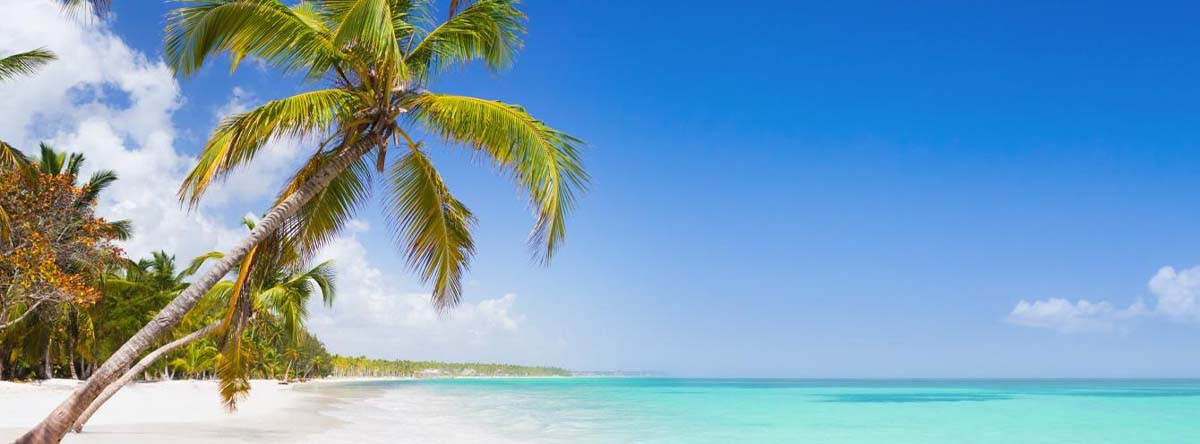
#> input picture beach.jpg, 1200 x 444 px
$ jupyter execute ImageDiff3.ipynb   (shell and % lines are left out)
#> lines starting #> are read from the running program, lines starting #| are printed output that depends on the picture; after the words box and inside, x2 and y2 are one past the last pixel; in counts of white or black regions, pixels touching at a corner belong together
# Extract the difference between two images

[cell 1]
import matplotlib.pyplot as plt
import matplotlib.patches as patches
from PIL import Image, ImageFile
import cv2
import numpy as np
import pandas as pd

[cell 2]
img1 = "beach.jpg"
img2 = "beach2.jpg"
img3 = "space.jpg"

def plotit (img):
    plt.figure(figsize = (15,8))
    plt.imshow(img,cmap = 'gray')
    plt.show()

[cell 3]
image1 = plt.imread(img1)
#> image1 is the input picture: shape (444, 1200, 3); mean R, G, B 120.4, 159.9, 187.4
plotit (image1)

[cell 4]
image1 = cv2.cvtColor(image1, cv2.COLOR_BGR2GRAY)
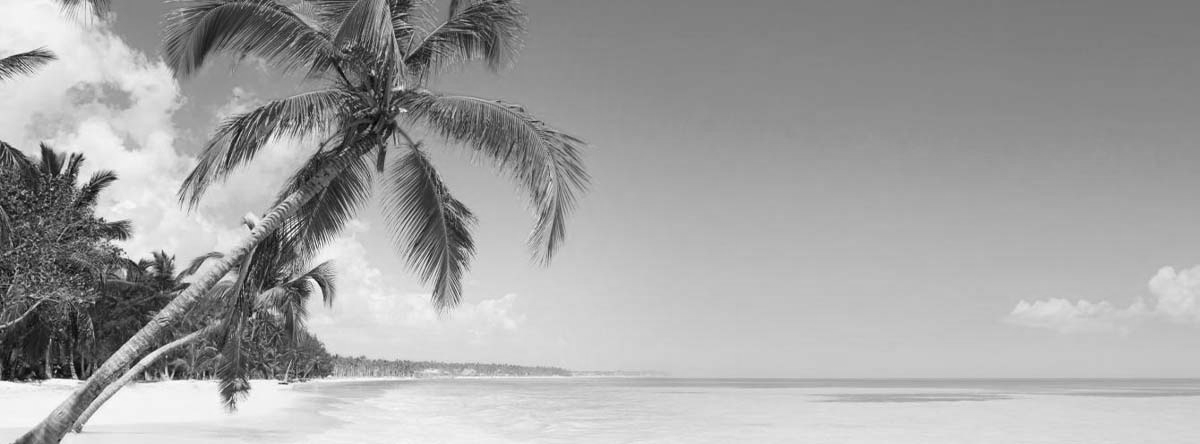
#> image1: shape (444, 1200); min 2, max 254, mean 163.6
height, width = image1.shape
#> height = 444; width = 1200
plotit (image1)

[cell 5]
image1.shape
#> Out = (444, 1200)

[cell 6]
image1

[cell 7]
image2 = plt.imread(img2)
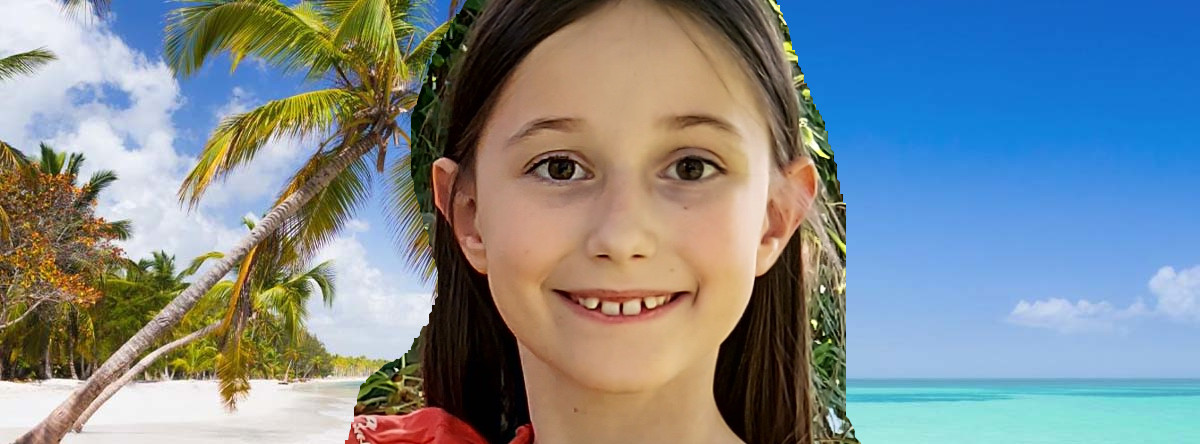
#> input picture beach2.jpg, 1200 x 444 px
#> image2 is the input picture: shape (444, 1200, 3); mean R, G, B 126, 137.9, 143.4
image2 = cv2.cvtColor(image2, cv2.COLOR_BGR2GRAY)
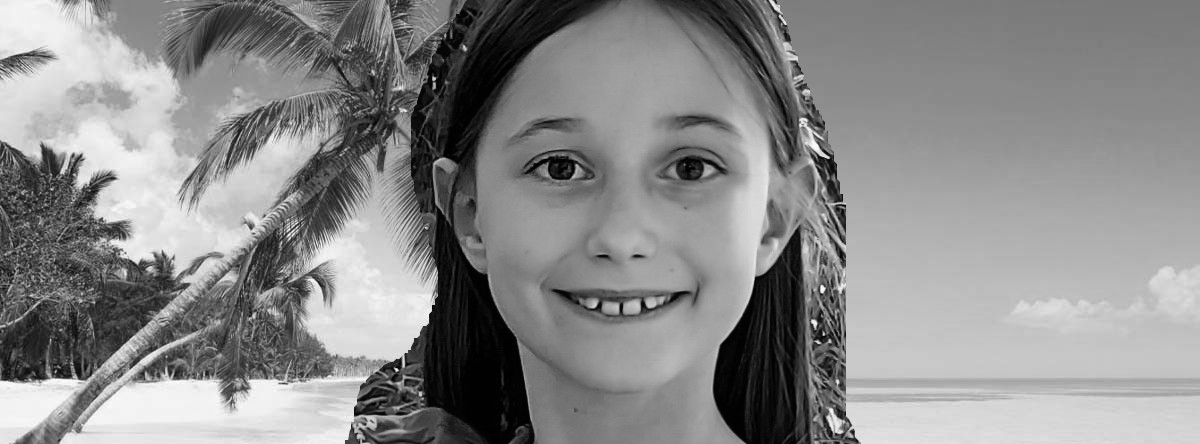
#> image2: shape (444, 1200); min 0, max 254, mean 138.2
plotit (image2)

[cell 8]
# calcuate the difference between the two pictures

imageMask = np.empty([height,width])
for y in range (height):
    for x in range (width):
        pix = abs(int(image1[y,x])-int(image2[y,x]))
        if pix <= 1:
            imageMask[y,x] = True
        else:
            imageMask[y,x] = False
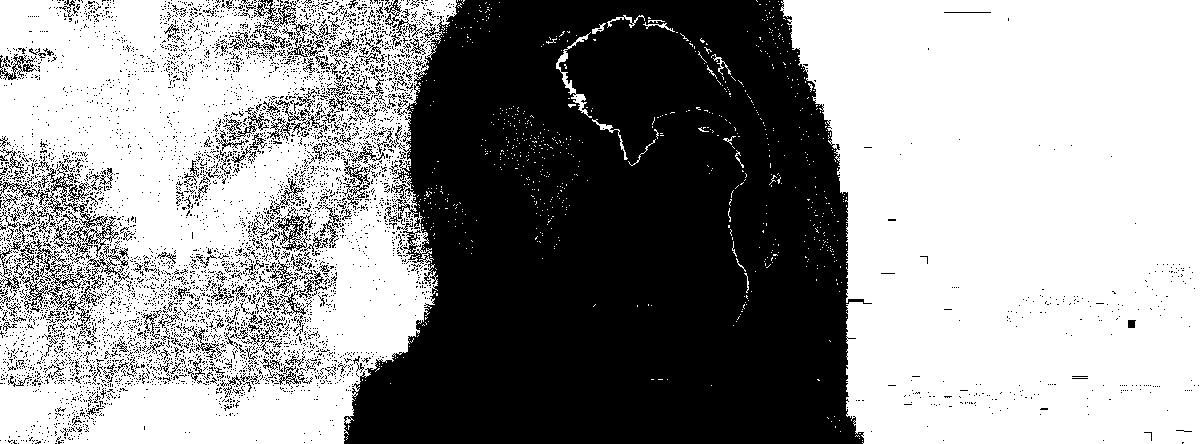
#> imageMask: shape (444, 1200) float64; values 0 (black) and 1 (white), 59% white; 5670 black regions (5434 under 20 px), largest, box (x1, y1, x2, y2) and area: (344, 0, 872, 444) 186601, (0, 168, 119, 258) 1537, (21, 239, 97, 337) 1205
imageMask = np.array (imageMask)
plotit (imageMask)

[cell 9]
# blur mask
imageMaskBlurred = cv2.blur(imageMask,(25,25))
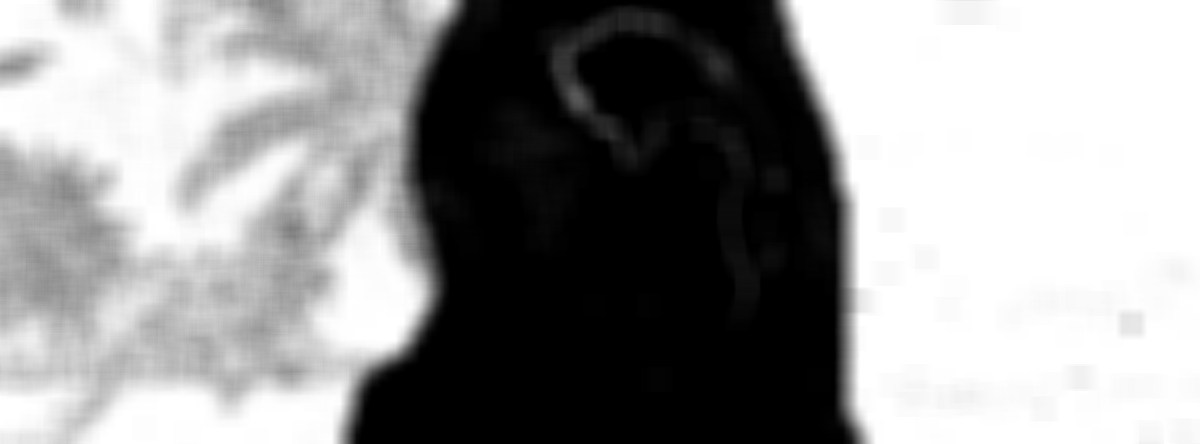
#> imageMaskBlurred: shape (444, 1200) float64; min 0, max 1, mean 0.59
plotit (imageMaskBlurred)

[cell 10]
# generate sharper mask from blurred image
imageMask2 = np.empty([height,width])
for y in range (height):
    for x in range (width):
        pix = imageMaskBlurred[y,x]
        if pix > 0.1:
            imageMask2[y,x] = True
        else:
            imageMask2[y,x] = False
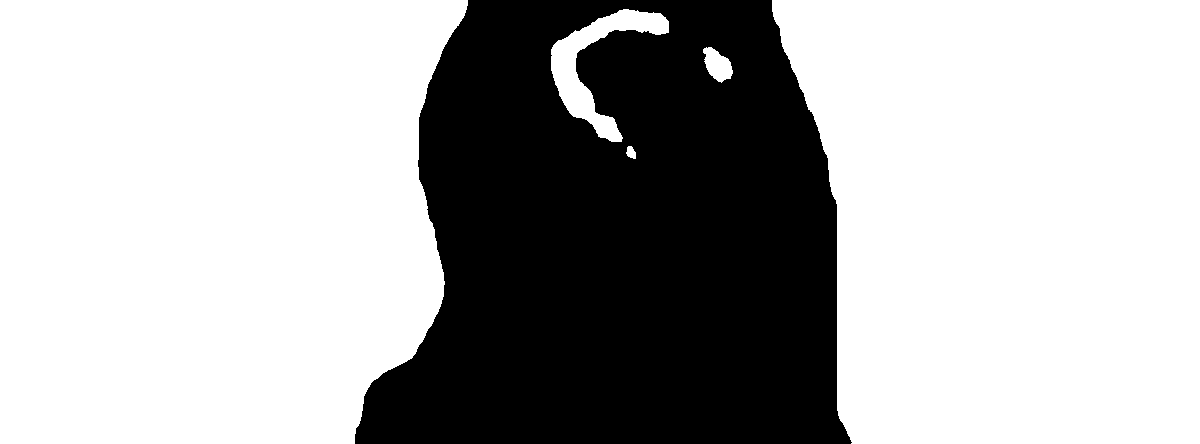
#> imageMask2: shape (444, 1200) float64; values 0 (black) and 1 (white), 67.5% white; 1 black region, box (x1, y1, x2, y2) and area: (355, 0, 852, 444) 172959
plotit (imageMask2)
imageMask2

[cell 11]
# display new background image
background = plt.imread(img3)
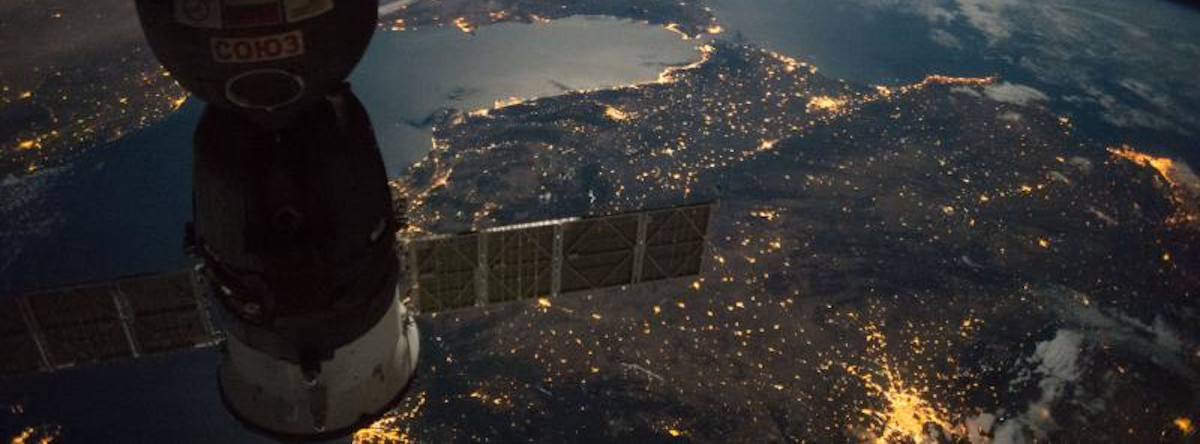
#> input picture space.jpg, 1200 x 444 px
#> background is the input picture: shape (444, 1200, 3); mean R, G, B 49.2, 47.5, 47
background = cv2.cvtColor(background, cv2.COLOR_BGR2GRAY)
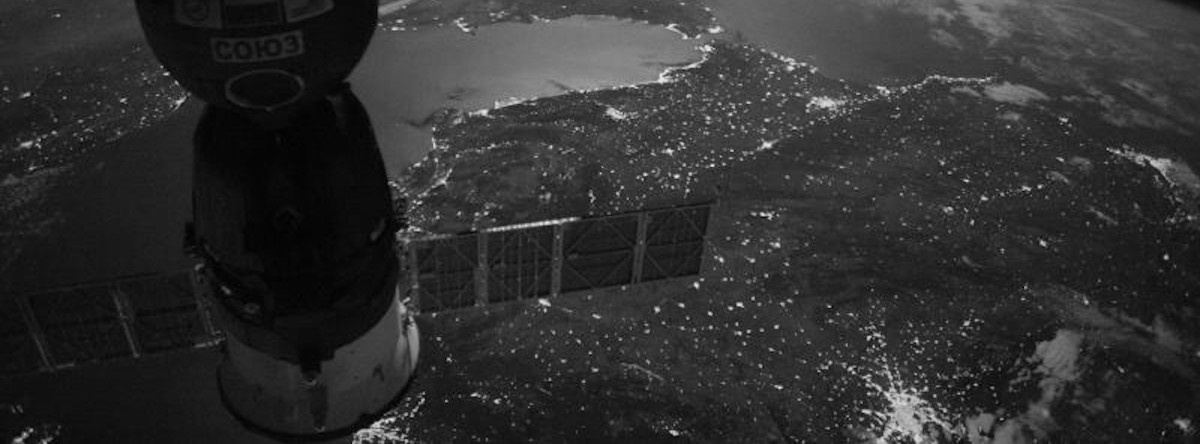
#> background: shape (444, 1200); min 0, max 239, mean 47.5
plotit (background)

[cell 12]
# copy image on top of background according mask
imageNew = np.empty([height,width])
for y in range (height):
    for x in range (width):
        pix = imageMask2[y,x]
        if not pix:
            imageNew[y,x] = image2[y,x]
        else:
            imageNew[y,x] = background[y,x]
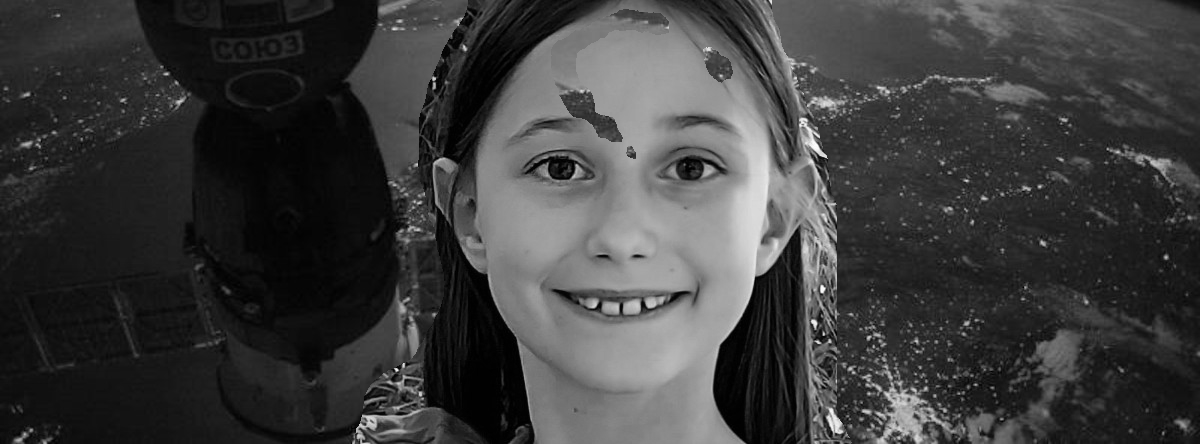
#> imageNew: shape (444, 1200) float64; min 0, max 253, mean 61
imageNew = np.array (imageNew)

plotit (imageNew)
